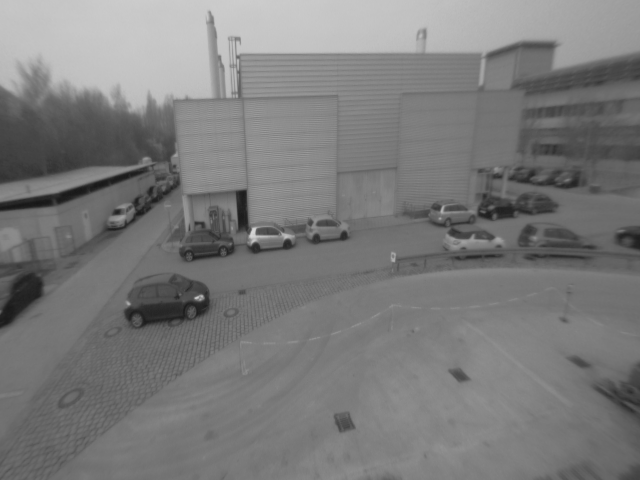
%> input picture sol_all/sol05/sol05/img1.png, 640 x 480 px
$ octave main_flow.m   (GNU Octave 9; MATLAB toolbox functions it lacks are replaced by stand-ins)
%> lines starting %> are read from the running program, lines starting %| are printed output that depends on the picture; in (x1, y1, x2, y2) boxes, pixels count from 0 and x2, y2 are one past the last pixel; in counts of white or black regions, pixels touching at a corner belong together; the program's own positions count from 1
%> call 2 of imreadbw, with file = 'img2.png'
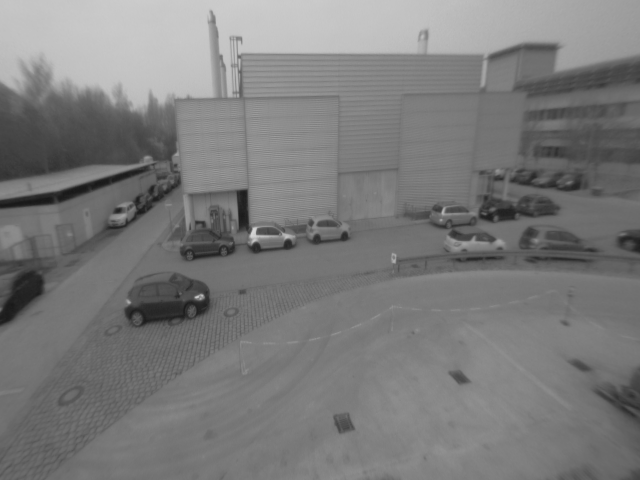
%> input picture sol_all/sol05/sol05/img2.png, 640 x 480 px
### exs_all/ex04/ex04/imreadbw.m
function I = imreadbw(file)
I=im2double(imread(file)) ;

if(size(I,3) > 1)
  I = rgb2gray( I );
end


### sol_all/sol05/sol05/getMq.m
function [M11, M12, M22, q1, q2] = getMq(I1, I2, sigma)
% Compute structure tensor

% spatial gradient using central differences
% use I1 here since we compute flow for I1
Ix = 0.5*(I1(:,[2:end end]) - I1(:,[1 1:end-1]));
Iy = 0.5*(I1([2:end end],:) - I1([1 1:end-1],:));

% temporal gradient with forward differences
It = I2 - I1;

% gaussian kernel
k = ceil(4*sigma+1);
G = fspecial('gaussian', k, sigma);

M11 = conv2(Ix .* Ix, G, 'same');
M12 = conv2(Ix .* Iy, G, 'same');
M22 = conv2(Iy .* Iy, G, 'same');

q1 = conv2(Ix .* It, G, 'same');
q2 = conv2(Iy .* It, G, 'same');

end

### sol_all/sol05/sol05/getFlow.m
function [vx, vy] = getFlow(I1, I2, sigma)

[M11, M12, M22, q1, q2] = getMq(I1, I2, sigma);
%> in getMq, `M12 = conv2(Ix .* Iy, G, 'same');`:
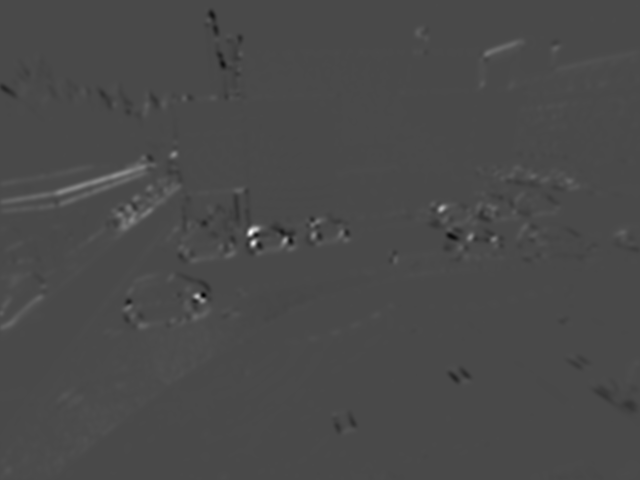
%> M12: size 480x640 double; min -0.00275, max 0.00674, mean 2.09e-05; drawn with min black and max white
%> in getMq, `q1 = conv2(Ix .* It, G, 'same');`:
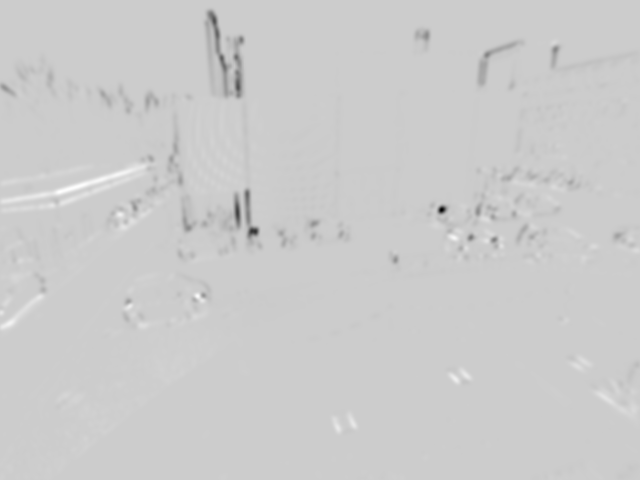
%> q1: size 480x640 double; min -0.0132, max 0.00329, mean -5.3e-05; drawn with min black and max white

vx = (M22.*q1 - M12.*q2) ./ (M12.^2 - M11.*M22);
vy = (M11.*q2 - M12.*q1) ./ (M12.^2 - M11.*M22);
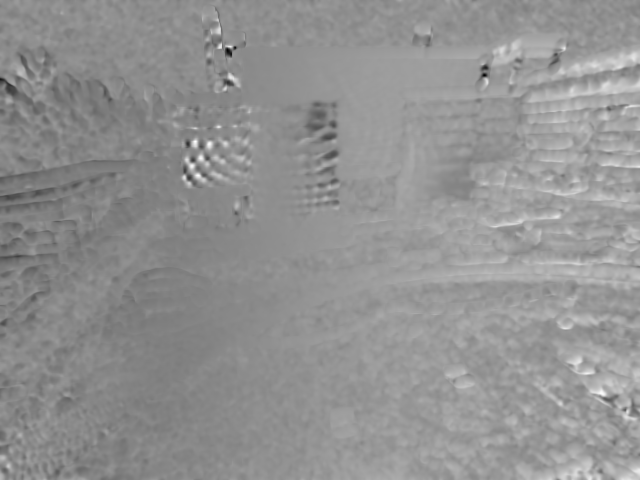
%> vy: size 480x640 double; min -9.64, max 7.5, mean 0.196; drawn with min black and max white

end

### sol_all/sol05/sol05/getSparseFlow.m
function [vx, vy] = getSparseFlow(I1, I2, sigma, kappa, theta)

% for simplicity we compute it everywhere, then set to zero at non-corners

% compute flow
[M11, M12, M22, q1, q2] = getMq(I1, I2, sigma);

vx = (M22.*q1 - M12.*q2) ./ (M12.^2 - M11.*M22);
vy = (M11.*q2 - M12.*q1) ./ (M12.^2 - M11.*M22);

% compute Harris corner score using det and trace
detM = M11 .* M22 - M12.^2;
traceM = M11 + M22;
score = detM - kappa * traceM.^2;

% padded image for easier non-max suppression check
score_pad = -inf * ones(size(I1) + 2);
score_pad(2:end-1, 2:end-1) = score;

% find corner indices
corner_idx = ( score > theta ...
             & score > score_pad(1:end-2, 2:end-1) ...
             & score > score_pad(3:end  , 2:end-1) ...
             & score > score_pad(2:end-1, 1:end-2) ...
             & score > score_pad(2:end-1, 3:end));

vx(~corner_idx) = 0;
vy(~corner_idx) = 0;

end

### sol_all/sol05/sol05/main_flow.m
%% cleanup
clear
close all

%% load data and set parameters
I1 = imreadbw('img1.png');
I2 = imreadbw('img2.png');
%I1 = imreadbw('small.png');
%I2 = imreadbw('small2.png');
sigma = 2;
kappa = 0.05;
theta = 1e-7;

%% compute flow and visualize

[vx, vy] = getFlow(I1, I2, sigma);

% min/max for equal color scale of by velocity plots
velmin = min(min(vx(:)), min(vy(:)));
%> velmin = -15.81
velmax = max(max(vx(:)), max(vy(:)));
%> velmax = 14.54

figure(1)

subplot(221)
imagesc(vx)
colormap(gca, 'jet')
colorbar
caxis([velmin velmax])
axis image
title('vx')

subplot(222)
imagesc(vy)
colormap(gca, 'jet')
colorbar
caxis([velmin velmax])
axis image
title('vy')

subplot(223)
imagesc(I1)
colormap(gca, 'gray')
axis image
hold on
% plot arrows with true scale
quiver(vx, vy, 0)
title('flow')


% Bonus: Compute flow at image corners

[vx_corners, vy_corners] = getSparseFlow(I1, I2, sigma, kappa, theta);
%> in getSparseFlow, `score = detM - kappa * traceM.^2;`:
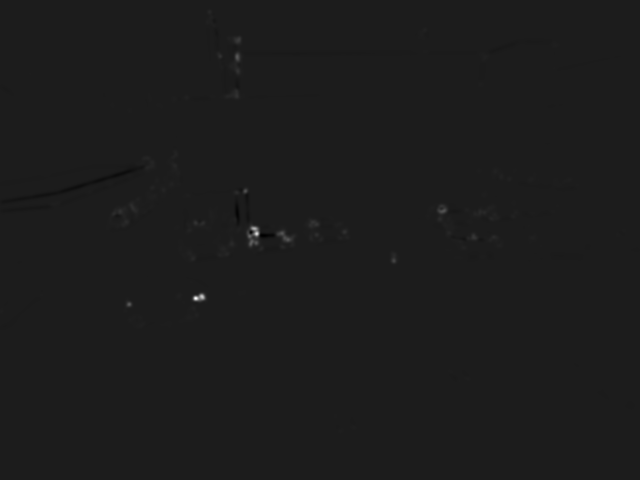
%> score: size 480x640 double; min -6.45e-06, max 5.18e-05, mean 3.45e-08; drawn with min black and max white
%> in getSparseFlow, `corner_idx = ( score > theta & score > score_pad(1:end-2, 2:end-1) & s..`:
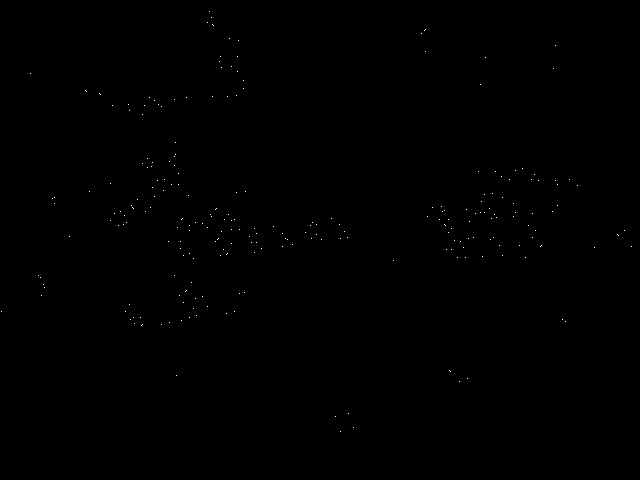
%> corner_idx: size 480x640 logical; 0.08% white in thin lines or dots, all inside (x1, y1, x2, y2) = (1, 11, 632, 432)

display_scale = 10;

subplot(224)
imagesc(I1)
colormap(gca, 'gray')
axis image
hold on
% plot arrows with true scale
quiver(display_scale*vx_corners, display_scale*vy_corners, 0)
title(sprintf('flow corners (%dx)', display_scale));
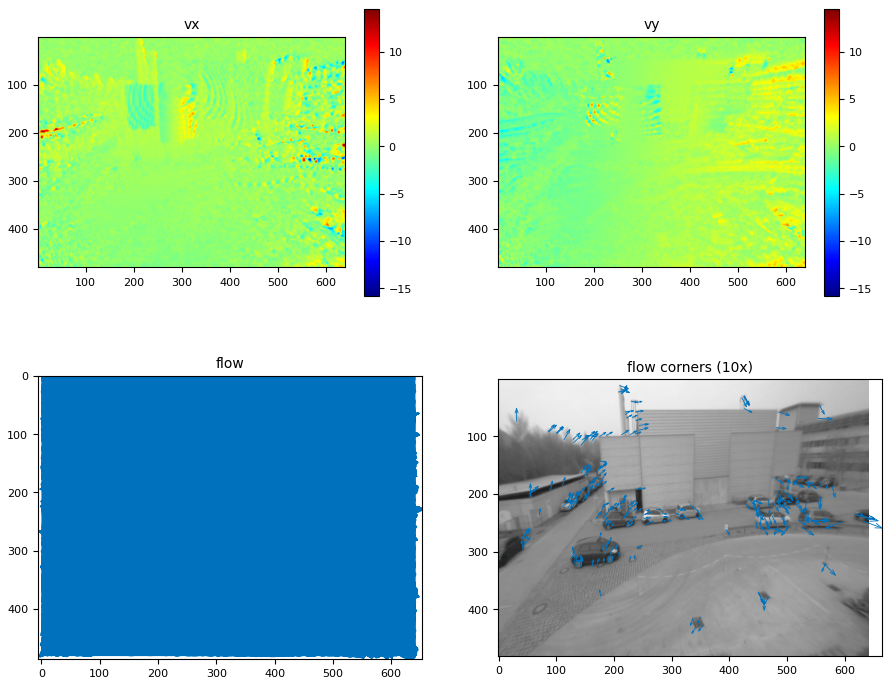
%> figure redrawn from the program's plot data, 4 panels
